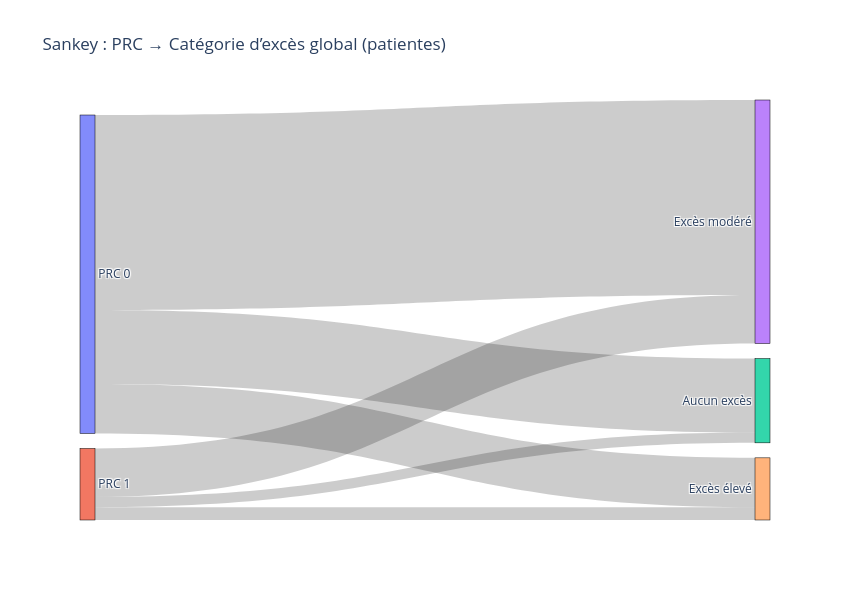

Notebook code cell kept with this figure:
### Markdown cell above
La distribution du taux d’actes en excès montre qu’une majorité de patientes ne présente que peu ou pas d’actes réalisés en excès. Néanmoins, une proportion notable présente des taux d’excès élevés, soulignant une hétérogénéité importante dans l’adéquation des soins

### Code cell
# Ajouter PRC à la table
prc_map = df_long[["ID_PATIENT", "PRC"]].drop_duplicates(subset=["ID_PATIENT"])
df_exces_patient = df_exces_patient.merge(prc_map, on="ID_PATIENT", how="left")

# Statistiques descriptives par PRC
print(df_exces_patient.groupby("PRC")["pct_actes_en_excès"].describe())

# On catégorise les patientes selon leur taux d’excès
def cat_excès(pct):
    if pct == 0:
        return "Aucun excès"
    elif pct <= 50:
        return "Excès modéré"
    else:
        return "Excès élevé"

df_exces_patient["Cat_excès"] = df_exces_patient["pct_actes_en_excès"].apply(cat_excès)
df_exces_patient["PRC_Label"] = df_exces_patient["PRC"].map({0: "PRC 0", 1: "PRC 1"})

links_prc_exces = (
    df_exces_patient.groupby(['PRC_Label', 'Cat_excès'])["ID_PATIENT"]
    .nunique()
    .reset_index()
)

labels = list(df_exces_patient["PRC_Label"].unique()) + ["Aucun excès", "Excès modéré", "Excès élevé"]
label_indices = {k: v for v, k in enumerate(labels)}

sources = links_prc_exces['PRC_Label'].map(label_indices)
targets = links_prc_exces['Cat_excès'].map(label_indices)
values = links_prc_exces["ID_PATIENT"]

fig = go.Figure(go.Sankey(
    node=dict(label=labels, pad=15, thickness=15, line=dict(color="black", width=0.5)),
    link=dict(source=sources, target=targets, value=values)
))
fig.update_layout(title="Sankey : PRC → Catégorie d’excès global (patientes)", font_size=12, width=850, height=600)
fig.show()

### Figure 1 — Plotly figure (JSON) as saved in the notebook; plotly's stock layout.template omitted (floating-point values rounded to 4 significant figures)
{"data": [{"link": {"source": [0, 0, 0, 1, 1, 1], "target": [2, 3, 4, 2, 3, 4], "value": [174, 458, 116, 24, 114, 30]}, "node": {"label": ["PRC 0", "PRC 1", "Aucun excès", "Excès modéré", "Excès élevé"], "line": {"color": "black", "width": 0.5}, "pad": 15, "thickness": 15}, "type": "sankey"}], "layout": {"font": {"size": 12}, "height": 600, "title": {"text": "Sankey : PRC → Catégorie d’excès global (patientes)"}, "width": 850}}
